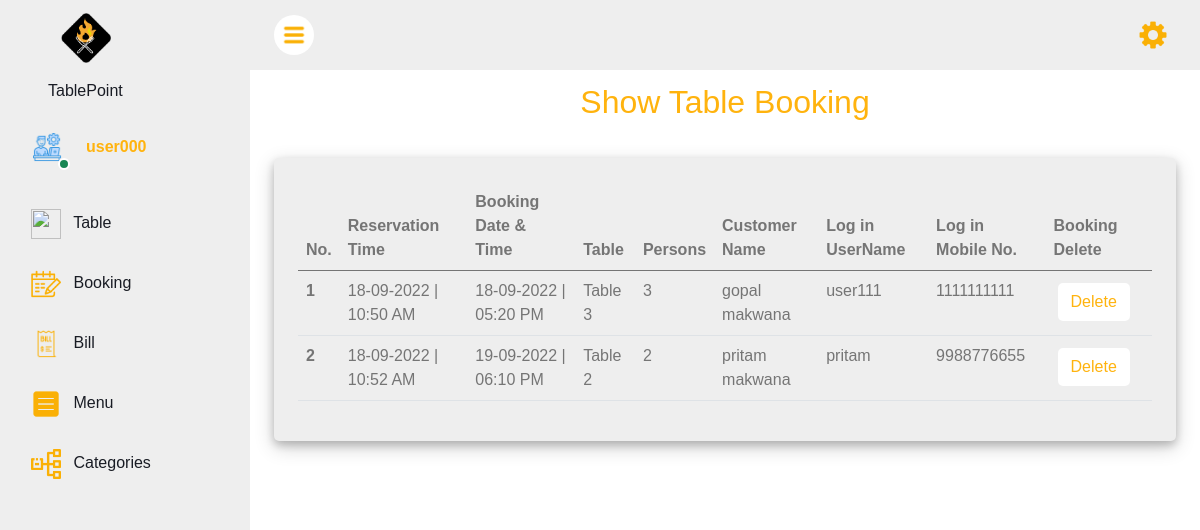
Page /admin/zop-table-booking.php (signed in) on the committed database.
### tables this page shows
CREATE TABLE `restaurant_media` (
  `m_id` int(12) NOT NULL,
  `m_logo` varchar(5000) NOT NULL,
  `m_fav` varchar(5000) NOT NULL
);

CREATE TABLE `admin_manage` (
  `a_manag_id` int(12) NOT NULL,
  `min_table_book_time` varchar(100) NOT NULL DEFAULT '09:00',
  `max_table_book_time` varchar(100) NOT NULL DEFAULT '21:00',
  `max_day_book` int(12) NOT NULL DEFAULT 0,
  `table_person_max` int(12) NOT NULL DEFAULT 4,
  `discount` int(12) NOT NULL DEFAULT 0,
  `restaurant_name` varchar(200) NOT NULL,
  `restaurant_address` varchar(5000) NOT NULL,
  `restaurant_mobile` varchar(20) NOT NULL,
  `restaurant_email` varchar(1000) NOT NULL
);

CREATE TABLE `operators` (
  `op_id` int(12) NOT NULL,
  `op_uname` varchar(50) NOT NULL,
  `op_mobile` varchar(20) NOT NULL,
  `op_pwd` varchar(50) NOT NULL
);

CREATE TABLE `table_booking` (
  `tb_id` int(12) NOT NULL,
  `tb_book_time` timestamp NOT NULL DEFAULT current_timestamp() ON UPDATE current_timestamp(),
  `tb_date` date NOT NULL,
  `tb_time` time NOT NULL,
  `table_name_or_num` varchar(3000) NOT NULL,
  `tb_num_of_people` int(12) NOT NULL,
  `tb_cus_name` varchar(1000) NOT NULL,
  `l_mobile` varchar(13) NOT NULL,
  `l_uname` varchar(30) NOT NULL,
  `l_id` int(12) NOT NULL
);

### admin/zop-table-booking.php (the view, shortened to what this page needs)
<?php
include "config.php";
if (!isset($_SESSION['operator_id'])) {
    header("Location: {$homename}/index.php");
} else {
?>
    <!DOCTYPE html>
    <html lang="en">
    <head>
    </head>
    <body>
        <?php include "zop-sidebar.php"; ?>
        <p class="m-2 text-warning text-center fs-2">Show Table Booking</p>
        <?php
        $Book_show_select = "SELECT * FROM `table_booking`";
        $Book_Show = mysqli_query($conn, $Book_show_select) or die("Query Failed Book_Show.");
        $column_no = 0;
        ?>
        <div class="container-fluid pt-4 px-4">
            <div class="row g-4">
                <div class="col-12">
                    <div class="bg-light rounded h-100 p-4 table-card">
                        <div class="table-responsive">
                            <table class="table">
                                <?php
                                if (mysqli_num_rows($Book_Show) > 0) { ?>
                                    <thead>
                                        <tr>
                                            <th scope="col">No.</th>
                                            <th scope="col">Reservation Time</th>
                                            <th scope="col">Booking Date & Time</th>
                                            <th scope="col">Table</th>
                                            <th scope="col">Persons</th>
                                            <th scope="col">Customer Name</th>
                                            <th scope="col">Log in UserName</th>
                                            <th scope="col">Log in Mobile No.</th>
                                            <th scope="col">Booking Delete</th>
                                        </tr>
                                    </thead>
                                    <tbody>
                                        <?php
                                        while ($row = mysqli_fetch_assoc($Book_Show)) {
                                            $Reservation_Time_Date = $row['tb_book_time'];
                                            $newReservation_Time_Date = date('d-m-Y | h:i A', strtotime($Reservation_Time_Date));
                                            $Booking_Time = $row['tb_date'] . $row['tb_time'];
                                            $newBooking_Time = date('d-m-Y | h:i A', strtotime($Booking_Time));
                                        ?>
                                            <tr>
                                                <th scope="row"><?php echo ++$column_no; ?></th>
                                                <td><?php echo $newReservation_Time_Date ?></td>
                                                <td><?php echo $newBooking_Time; ?></td>
                                                <td><?php echo $row['table_name_or_num']; ?></td>
                                                <td><?php echo $row['tb_num_of_people']; ?></td>
                                                <td><?php echo $row['tb_cus_name']; ?></td>
                                                <td><?php echo $row['l_uname']; ?></td>
                                                <td><?php echo $row['l_mobile']; ?></td>
                                                <td><a class="btn btn-white rounded m-1 text-warning" href="zop-delete-table-booking.php?id=<?php echo $row['tb_id']; ?>">Delete</a>
                                                </td>
                                            </tr>
                                    <?php
                                        }
                                    } else {
                                        echo "<h1 class='m-2 text-warning text-center fs-2'>No tables have been booked yet</h1>";
                                    }
                                    ?>
                                    </tbody>
                            </table>
                        </div>
                    </div>
                </div>
            </div>
        </div>
    <?php
}
    ?>
    </body>
    </html>

### admin/config.php (shortened to what this page needs)
<!DOCTYPE html>
<html lang="en">
<head>
    <link href="./library/bootstrap-5.0.2-dist/css/bootstrap.min.css" rel="stylesheet">
    <link rel="stylesheet" type="text/css" href="./css/style.css?<?php echo time(); ?>" />
</head>
<body>
</body>
</html>

### admin/zop-sidebar.php (shortened to what this page needs)
<?php
if (!isset($_SESSION['operator_id'])) {
    header("Location: {$homename}/index.php");
} else {
    $Operator_Name = "SELECT * FROM `operators` WHERE `op_id` = {$_SESSION['operator_id']}";
    $resultOperator_Name = mysqli_query($conn, $Operator_Name) or die("Query Failed.");
    if (mysqli_num_rows($resultOperator_Name) > 0) {
        while ($row = mysqli_fetch_assoc($resultOperator_Name)) {
            $OperatorNameShow = $row['op_uname'];
        }
    }
    $sManage = "SELECT * FROM `admin_manage` ";
    $resManage = mysqli_query($conn, $sManage) or die("Query Faild Management." . $sManage . mysqli_connect_error());
    if (mysqli_num_rows($resManage) > 0) {
        while ($row = mysqli_fetch_assoc($resManage)) {
            $RestaurantName = $row['restaurant_name'];
        }
    }
    $smedia = "SELECT * FROM `restaurant_media`";
    $resmedia = mysqli_query($conn, $smedia) or die("Query Faild Media fav Management." . $smedia . mysqli_connect_error());
    while ($row1 = mysqli_fetch_assoc($resmedia)) {
        $Restaurant_Logo = $row1['m_logo'];
    }
?>
    <!DOCTYPE html>
    <html lang="en">
    <head>
        <link href="library/template/Icon/all.min.css" rel="stylesheet">
        <link href="library/template/Icon/bootstrap-icons.css" rel="stylesheet">
        <link href="library/template/lib/owlcarousel/assets/owl.carousel.min.css" rel="stylesheet">
        <link href="library/template/lib/tempusdominus/css/tempusdominus-bootstrap-4.min.css" rel="stylesheet" />
        <link href="library/template/css/bootstrap.min.css" rel="stylesheet">
        <link href="library/template/css/style.css?<?php echo time(); ?>" rel="stylesheet">
    </head>
    <body>
        <div class="container-xxl position-relative bg-light d-flex pb-1 p-0">
            <div class="sidebar pe-4 pb-3">
                <nav class="navbar bg-light navbar-light">
                    <a href="zop-table.php" class="navbar-brand">
                        <p style="margin-left: 50% !important ;"><img src="admin_upload/<?php echo  $Restaurant_Logo; ?>" alt="<?php echo $RestaurantName;  ?>" width="50" height="50"> </p>
                        <p class="text-dark ms-5 text-break fs-6"><?php echo $RestaurantName; ?></p>
                    </a>
                    <div class="d-flex align-items-center ms-4 mb-4">
                        <div class="position-relative">
                            <img class="dash-icons m-2" src="library/icons/operator-logo.png" alt="" />
                            <div class="bg-success rounded-circle border border-2 border-white position-absolute end-0 bottom-0 p-1"></div>
                        </div>
                        <div class="ms-3">
                            <h6 class="mb-0 text-primary"><?php echo $OperatorNameShow; ?></h6>
                        </div>
                    </div>
                    <div class="navbar-nav w-100 align-self-center">
                        <a href="zop-table.php" class="nav-item nav-link" title="Restaurant tables">
                            <img class="dash-icons m-2" src="library/icons/table.png" alt="" />
                            Table
                        </a>
                        <a href="zop-table-booking.php" class="nav-item nav-link" title="Table booking">
                            <img class="dash-icons m-2" src="library/icons/booking.png" alt="" />
                            Booking
                        </a>
                        <a href="zop-bill.php" class="nav-item nav-link" title="Create Bill">
                            <img class="dash-icons m-2" src="library/icons/bill.png" alt="" />
                            Bill
                        </a>
                        <a href="zop-menu.php" class="nav-item nav-link " title="Food items">
                            <img class="dash-icons m-2" src="library/icons/menu.png" alt="" />
                            Menu
                        </a>
                        <a href="zop-category.php" class="nav-item nav-link " title="Food categories">
                            <img class="dash-icons m-2" src="library/icons/category.png" alt="" />
                            Categories
                        </a>
                    </div>
                </nav>
            </div>
            <div class="content">
                <nav class="navbar navbar-expand bg-light navbar-light sticky-top px-4 py-0">
                    <a href="#" class="sidebar-toggler flex-shrink-0">
                        <img class="dash-icons m-2" src="library/icons/toggle-menu.png" alt="" />
                    </a>
                    <div class="navbar-nav align-items-center ms-auto">
                        <div class="nav-item dropdown">
                            <a href="#" class="nav-link" data-bs-toggle="dropdown">
                                <img class="rounded-circle dash-icons m-2" src="library/icons/setting.png" alt="" />
                            </a>
                        </div>
                    </div>
                </nav>
            <?php
        }
            ?>
    </body>
    </html>

### admin/css/style.css (style rules this page uses)
:root { --prime: #ffb30e; --white: #eeeeee; --testsolid: #171717; }
* { margin: 0px; padding: 0px; box-sizing: border-box; text-decoration: none; }
.table-card { background-color: white !important; border-radius: 15px !important; box-shadow: 0 4px 8px 0 rgba(0, 0, 0, 0.2), 0 6px 20px 0 rgba(0, 0, 0, 0.19); }

### admin/library/template/css/style.css (style rules this page uses)
:root { --primary: #ffb30e; --light: #eeeeee; --dark: #191C24; }
.bg-light { background-color: var(--light) !important; }
.btn-white { background-color: white !important; }
.navbar-light { background-color: var(--light) !important; }
.text-primary { color: var(--primary) !important; }
.text-warning { color: var(--primary) !important; }
body { background-color: var(--light) !important; }
.dash-icons { width: 30px; height: 30px }
.btn { transition: .5s; }
.sidebar { position: fixed; top: 0; left: 0; bottom: 0; width: 250px; height: 100vh; overflow-y: auto; background: var(--light); transition: 0.5s; z-index: 999; }
.content { margin-left: 250px; min-height: 100vh; background: #FFFFFF; transition: 0.5s; }
@media (min-width: 992px) { .sidebar { margin-left: 0; } }
@media (min-width: 992px) { .content { width: calc(100% - 250px); } }
.sidebar .navbar .navbar-nav .nav-link { padding: 7px 20px; color: var(--dark); font-weight: 500; border-left: 3px solid var(--light); border-radius: 0 30px 30px 0; outline: none; }
.content .navbar .navbar-nav .nav-link { margin-left: 25px; padding: 12px 0; color: var(--dark); outline: none; }
.content .navbar .sidebar-toggler, .content .navbar .navbar-nav .nav-link i { width: 40px; height: 40px; display: inline-flex; align-items: center; justify-content: center; background: #FFFFFF; border-radius: 40px; }

### rows in the picture
restaurant_media: m_logo (picture)
admin_manage: restaurant_name "TablePoint"
operators: op_uname "user000"
table_booking: tb_book_time "18-09-2022 | 10:50 AM", newBooking_Time "18-09-2022 | 05:20 PM", table_name_or_num "Table 3", tb_num_of_people "3", tb_cus_name "gopal makwana", l_uname "user111", l_mobile "1111111111"
table_booking: tb_book_time "18-09-2022 | 10:52 AM", newBooking_Time "19-09-2022 | 06:10 PM", table_name_or_num "Table 2", tb_num_of_people "2", tb_cus_name "pritam makwana", l_uname "pritam", l_mobile "9988776655"
